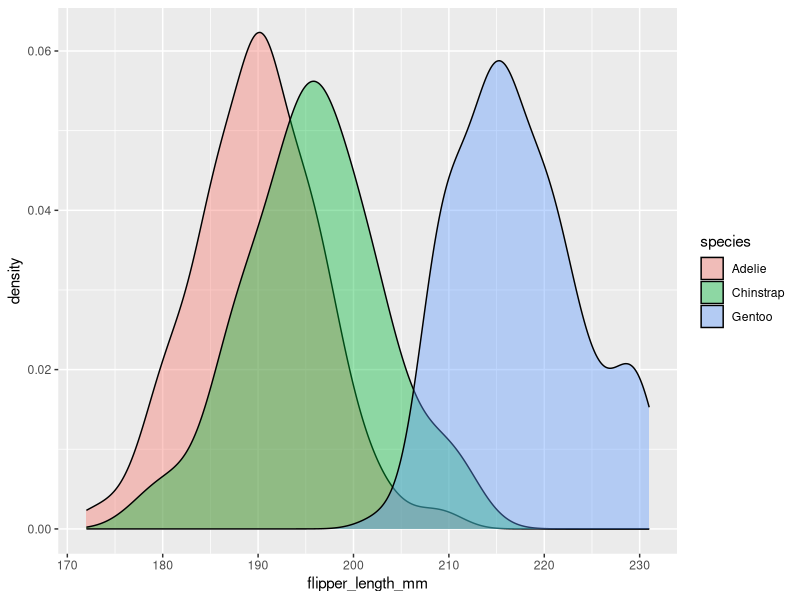
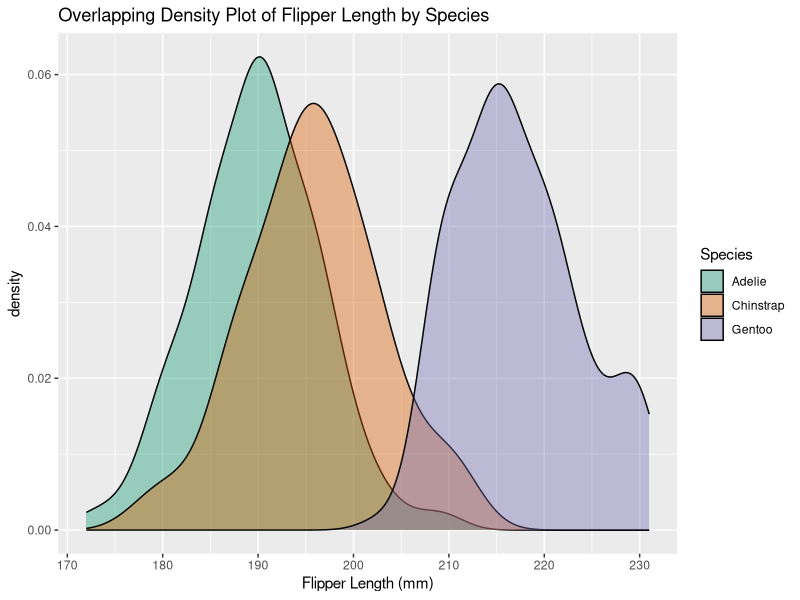

The R script that drew these images, in order:

            library(ggplot2)
            library(palmerpenguins)
            built_answer <- tryCatch(
                {
                    set.seed(42)
                    ggplot(penguins, aes(x = flipper_length_mm, fill = species)) + geom_density(alpha = 0.4)
                    suppressWarnings(
                        if (!file.exists("/sandbox/figures/flipper-length_density_fill_species_answer.png")) {
                            ggsave(
                                width = 3,
                                height = 3,
                                "/sandbox/figures/flipper-length_density_fill_species_answer.png"
                            )
                        }
                    )
                    suppressWarnings(
                        ggplot_build(last_plot())
                    )
                },
                error = function(e) {
                    'ERROR'
                }
            )
            built_submission <- tryCatch(
                {
                    set.seed(42)
                    ggplot(penguins, aes(x = flipper_length_mm, fill = species)) +
  geom_density(alpha = 0.4) +
  scale_fill_brewer(palette = "Dark2") +
  labs(title = "Overlapping Density Plot of Flipper Length by Species",
       x = "Flipper Length (mm)",
       fill = "Species")
                    suppressWarnings(
                        ggsave(
                            width = 3,
                            height = 3,
                            "figures/flipper-length_density_fill_species_submission_llama.png"
                        )
                    )
                    suppressWarnings(
                        ggplot_build(last_plot())
                    )
                },
                error = function(e) {
                    'ERROR'
                }
            )
            cat(isTRUE(all.equal(built_answer, built_submission)))
        
